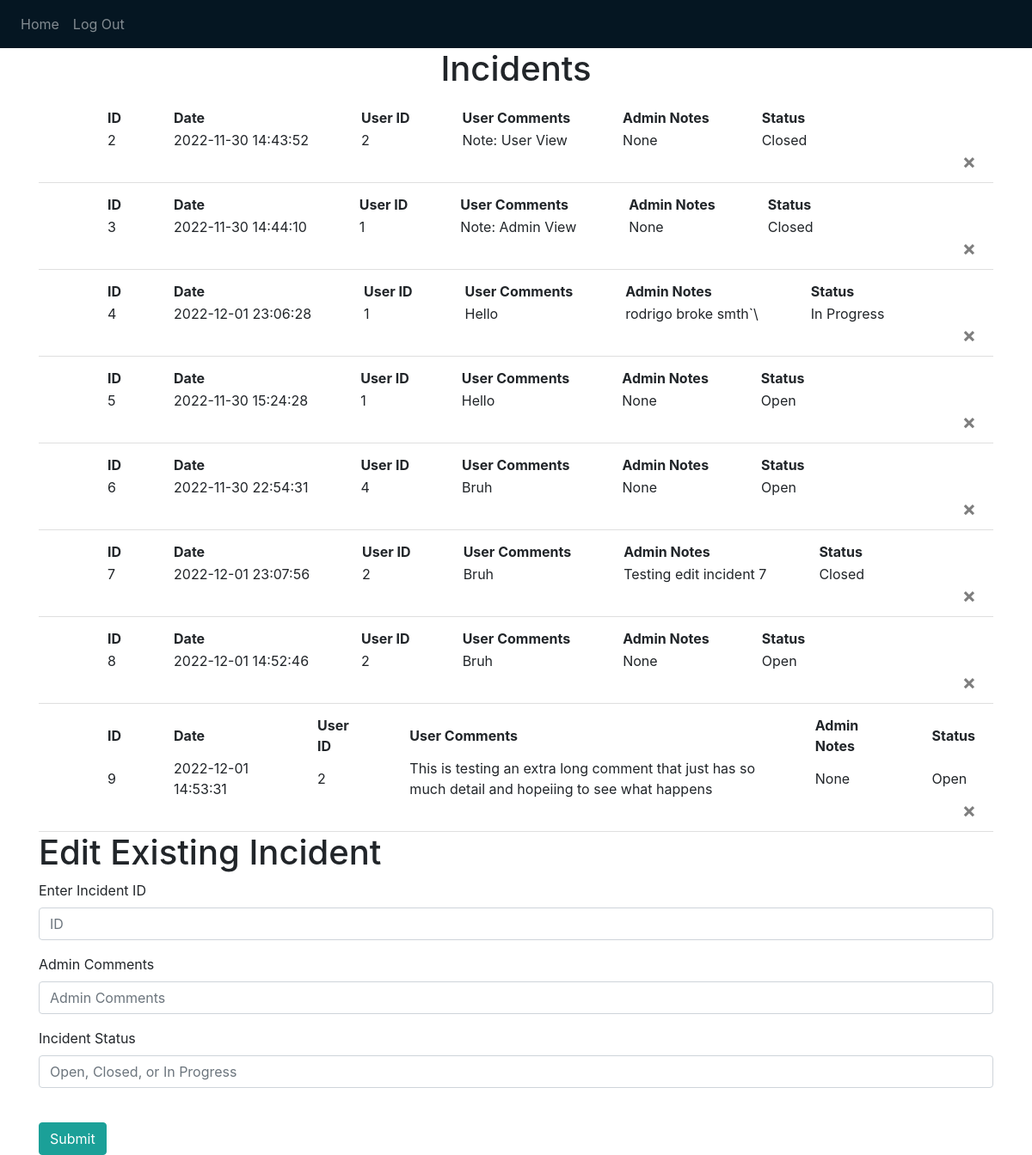
Page / (signed in) on the earlier database version.
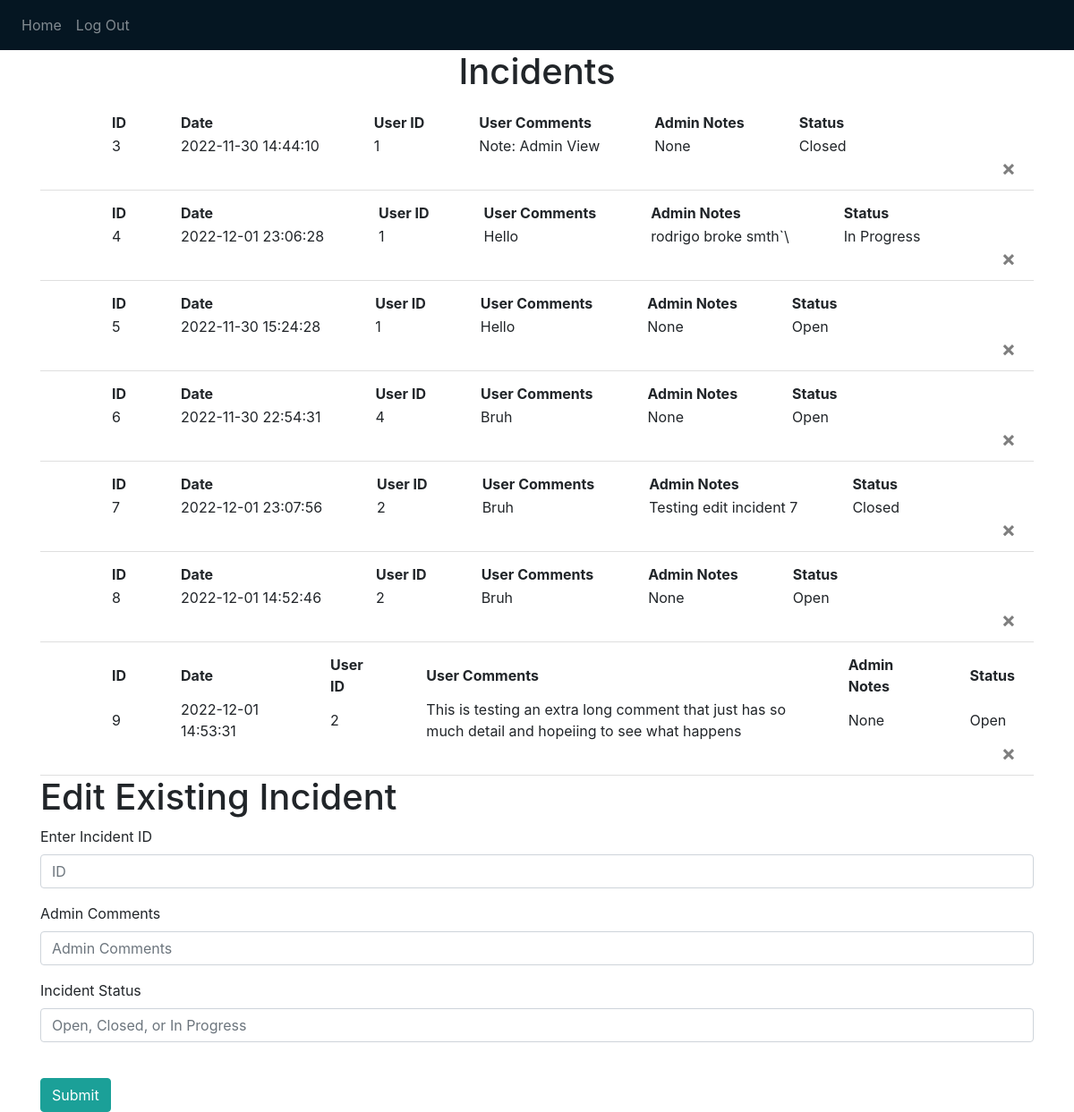
Same page on the later database version.
### website/models.py (models this page shows)
class Note(db.Model):
    id = db.Column(db.Integer, primary_key=True) #ID incremeneted on its own
    data = db.Column(db.String(10000)) #Notes from User that created the issue
    date = db.Column(db.DateTime(timezone=True), default=func.now()) #Automatically adds the date for us
    user_id = db.Column(db.Integer, db.ForeignKey('user.id')) #Foreign key is the user.id that created the note
    admin_notes = db.Column(db.String(10000)) #Notes from admin handling issue
    status = db.Column(db.String, default='Open') #False is open, True is closed

### website/views.py (the view, shortened to what this page needs)
@views.route('/', methods = ['GET', 'POST'])
@login_required
def home():
    notes = Note.query.all()
    if (current_user.admin_access == True):
        return render_template("admin.html", user=current_user, notes=notes)

### website/__init__.py (called while the page is built)
def create_app():
    app = Flask(__name__)
    app.config['SECRET_KEY'] = 'THIS IS THE SECRET KEY FOR THE APP' #can be anything you want but you want to hide this
    app.config['SQLALCHEMY_DATABASE_URI'] = f'sqlite:///{DB_NAME}' #Telling flask where the databse is located
    db.init_app(app) #initializing database with the app\
    from .views import views
    from .auth import auth
    app.register_blueprint(views, url_prefix='/')
    app.register_blueprint(auth, url_prefix='/')
    from .models import User, Note
    with app.app_context():
        db.create_all()
    login_manager = LoginManager()
    login_manager.login_view = 'auth.login'
    login_manager.init_app(app)
    @login_manager.user_loader
    def load_user(id):
        return User.query.get(int(id))
    return app

### website/templates/admin.html
{% extends "base.html" %} {% block title %}Admin View{% endblock %} {% block content
    %}
    <h1 align="center">Incidents</h1>
    <ul class="list-group list-group-flush" id="notes">
      {% for note in notes %}
      <li class="list-group-item">
        <table>
          <tr>
            <th>ID </th>
            <th>Date </th>
            <th>User ID </th>
            <th>User Comments </th>
            <th>Admin Notes</th>
            <th>Status</th>
          </tr>
          <tr>
            <td>{{ note.id }}</td>
            <td>{{ note.date}}</td>
            <td>{{ note.user_id }}</td>
            <td>{{ note.data }}</td>
            <td>{{ note.admin_notes }}</td>
            <td>{{ note.status }}</td>
          </tr>
        </table>
        <button type="button" class="close" onClick="deleteNote({{ note.id }})">
          <span aria-hidden="true">&times;</span>
        </button>
      </li>
      {% endfor %}
    </ul>
    <h1>Edit Existing Incident</h1>
    <form method="POST" name="note-edit">
      <div class="form-group">
        <label for="note_id">Enter Incident ID</label>
        <input
            type="text"
            class="form-control"
            id="note_id"
            name="note_id"
            placeholder="ID"
        />
      </div>
      <div class="form-group">
        <label for="admin_comments">Admin Comments</label>
        <input
            type="text"
            class="form-control"
            id="admin_comments"
            name="admin_comments"
            placeholder="Admin Comments"
        />
      </div>
      <div class="form-group">
        <label for="note_status">Incident Status</label>
        <input
            type="text"
            class="form-control"
            id="note_status"
            name="note_status"
            placeholder="Open, Closed, or In Progress"
        />
      </div>
      <br />
      <button id="note-edit" type="submit" class="btn btn-primary">Submit</button>
    </form>
    {% endblock %}

Differences in the rows shown:
removed Note: id "2", date "2022-11-30 14:43:52", user_id "2", data "Note: User View", admin_notes "None", status "Closed"
